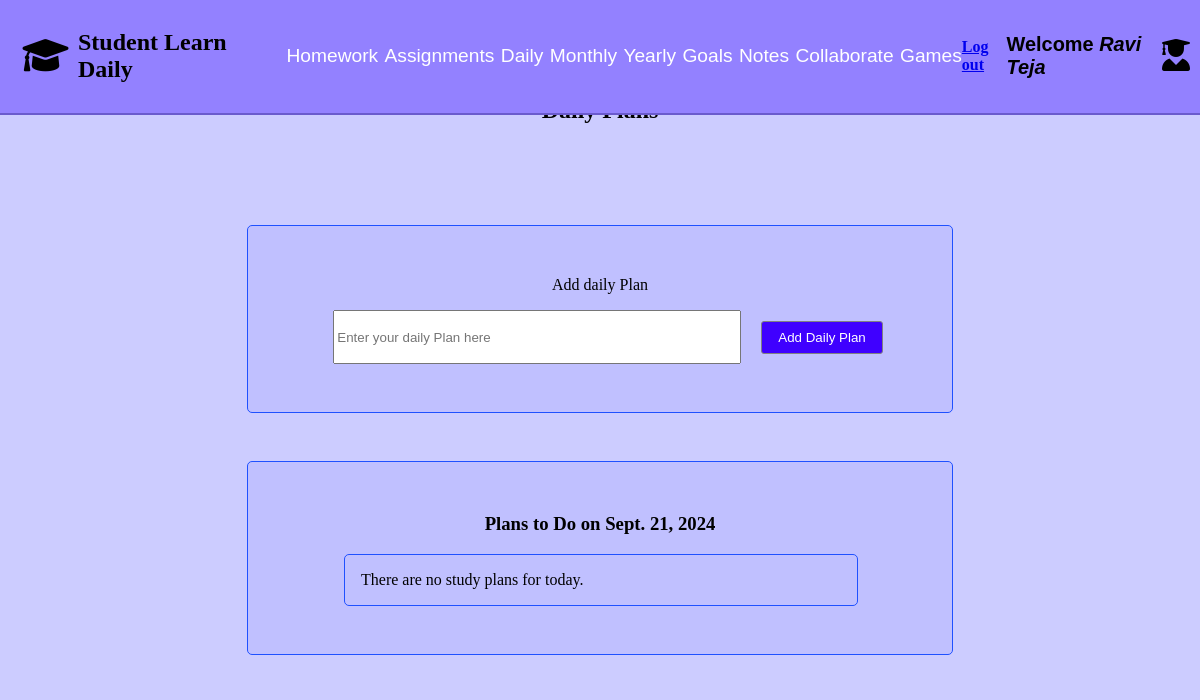
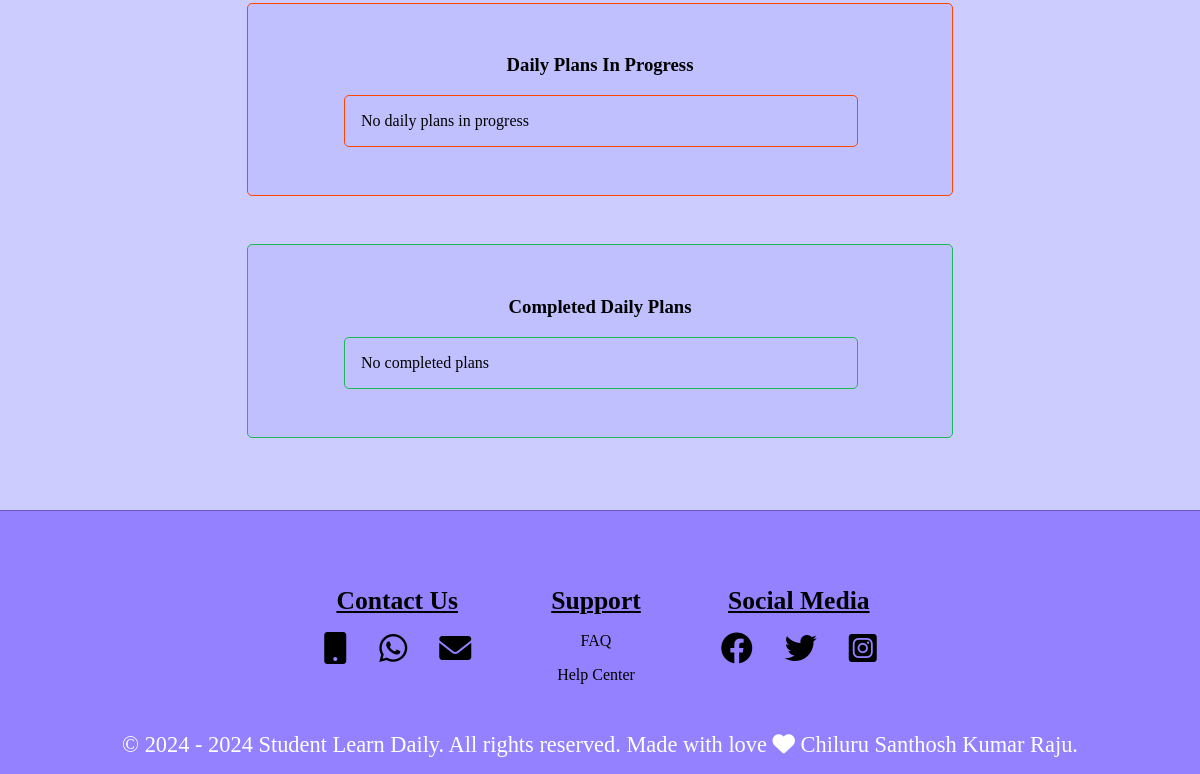
/studentdailypage/7, run on an earlier commit of the app's database (2 pictures, top to bottom).
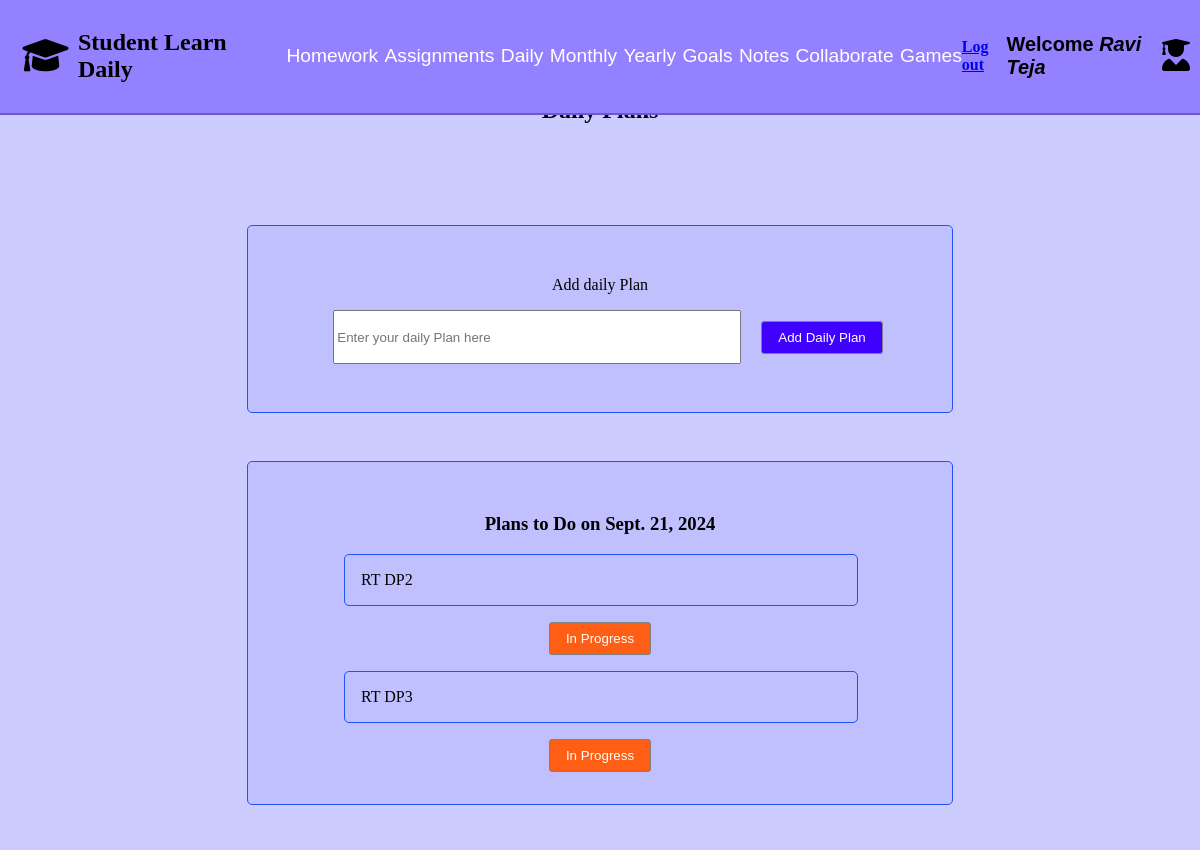
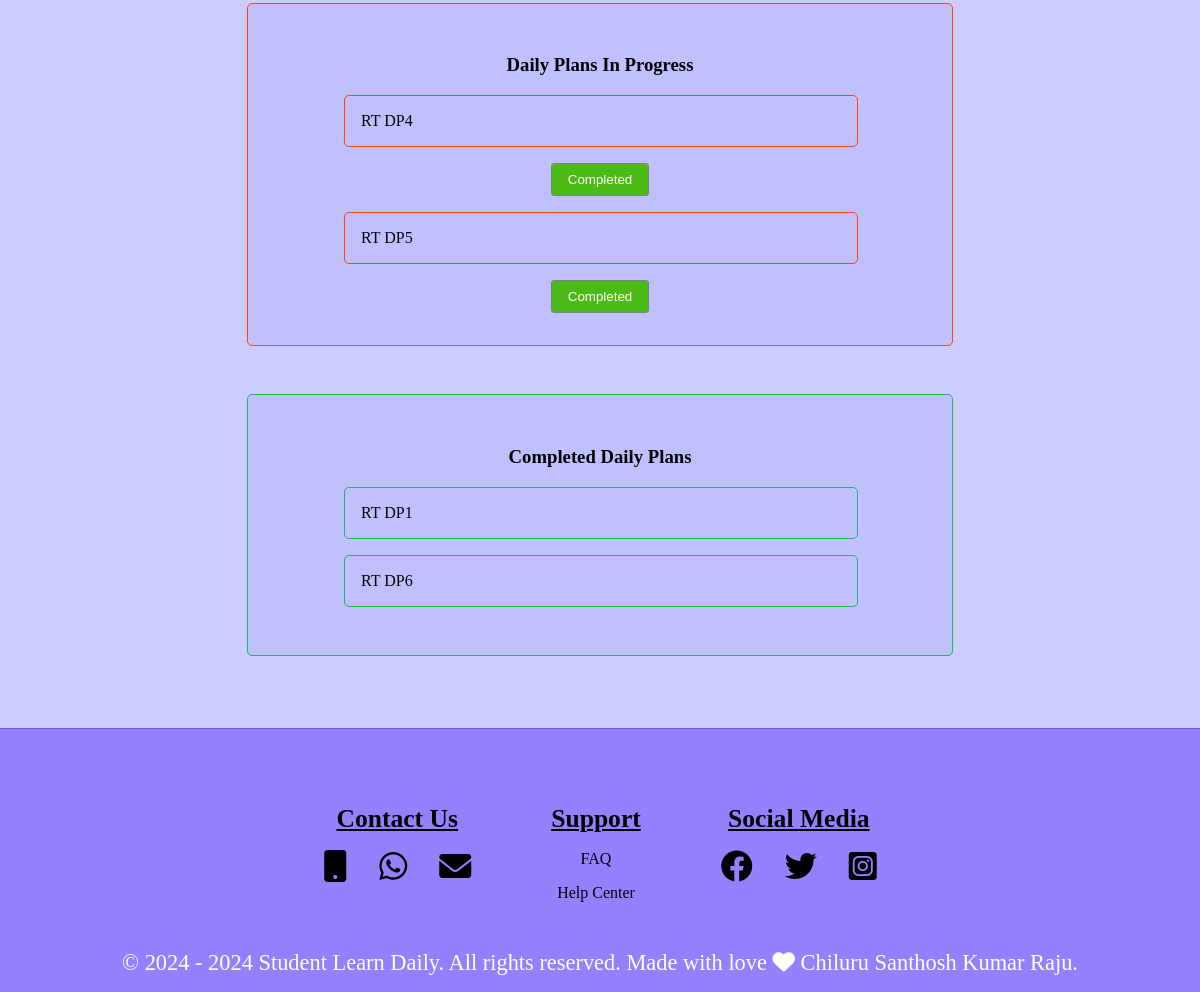
And on a later commit of the database (2 pictures, top to bottom).
### studentdailyapp/models.py (models this page shows, shortened)
class studentdailymodel(models.Model):
    student = models.ForeignKey(StudentRegistrationModel,on_delete=models.CASCADE,null=True,related_name='dailyplans')
    daily_plan = models.TextField(null=True)
    daily_status = models.CharField(max_length=500,null=True,default="To do")

### studentdailyapp/views.py (the view)
# urls.py: path('studentdailypage/<int:student_id>',views.studentdailypage,name='studentdailypage')
def studentdailypage(request,student_id):
    student = get_object_or_404(StudentRegistrationModel, id=student_id)
    student_name = f"{student.first_name} {student.last_name}"
    dailyplans = studentdailymodel.objects.all()
    form = studentdailyplan(request.POST or None)
    today_date = datetime.date.today()
    daily_plan_to_do = studentdailymodel.objects.filter(student=student,daily_status='To do')
    daily_plans_in_progress = studentdailymodel.objects.filter(student=student,daily_status = 'In Progress')
    daily_plans_completed = studentdailymodel.objects.filter(student = student,daily_status='Completed')
    if request.method == 'POST':
        if 'adddailyplan' in request.POST:
            if form.is_valid():
                daily_plan = form.save(commit=False)
                daily_plan.student = student
                daily_plan.save()
                messages.success(request,'Daily plan added successfully.')
                return redirect('studentdailypage',student_id=student_id)
            else:
                messages.error(request,'Form is not valid')
        if 'daily_plan_in_progress' in request.POST:
            daily_plan_id = request.POST.get('daily_id')
            if daily_plan_id:
                daily_plan = get_object_or_404(studentdailymodel,id = daily_plan_id,student=student)
                daily_plan.daily_status = "In Progress"
                daily_plan.save()
                messages.success(request,'Daily plan status updated to In Progress')
                return redirect('studentdailypage',student_id=student_id)
        if 'daily_plan_complete' in request.POST:
            daily_plan_id = request.POST.get('daily_id')
            if daily_plan_id:
                daily_plan = get_object_or_404(studentdailymodel,id = daily_plan_id,student = student)
                daily_plan.daily_status = "Completed"
                daily_plan.save()
                messages.success(request,'Daily plan status updated to Completed')
                return redirect('studentdailypage',student_id=student_id)
    else:
        form = studentdailyplan()
    return render(request,'studentdaily.html',{'student_id':student_id,'student_name':student_name,'form':form,'today_date':today_date,'daily_plan_to_do':daily_plan_to_do,'daily_plans_in_progress':daily_plans_in_progress,'daily_plans_completed':daily_plans_completed})

### studentdailyapp/forms.py
class studentdailyplan(forms.ModelForm):
    class Meta:
        model = studentdailymodel
        fields = ['daily_plan',]
        widgets = {'daily_plan':forms.TextInput(attrs={'placeholder': 'Enter your daily Plan here', 'class': 'Add-daily-plan-input-box'})}

### context_processors/user_context.py (called while the page is built)
def student_context(request):
    student_name = ""
    student_id = request.session.get('student_id')
    if student_id:
        try:
            student = StudentRegistrationModel.objects.get(pk=student_id)
            student_name = f"{student.first_name} {student.last_name}"
        except StudentRegistrationModel.DoesNotExist:
            student_name = ""
    return {
        'student_name': student_name
    }

### Student_Learn_Daily_Project/templates/studentdaily.html (shortened to what this page needs)
{% extends "studentloginbase.html" %}
{% load static %}
{% block css %}
<link rel="stylesheet" href="{% static 'studentdaily.css' %}">
    <link rel="stylesheet" href="https://cdnjs.cloudflare.com/ajax/libs/font-awesome/6.0.0-beta3/css/all.min.css">
    <link rel="stylesheet" href="https://cdnjs.cloudflare.com/ajax/libs/toastr.js/latest/toastr.min.css">
{% endblock css %}
{% block content %}
<section id="student-daily-plan-id" class="Student-daily-plan-section">
    <h2 class="student-daily-heading">Daily Plans</h2>
    <div class="add-daily-plan-form">
        <form class="add-daily-plan-submit-form" method="post">
            <label for="Adname">Add daily Plan</label><br>
            {{ form.daily_plan }}
            <input type="submit" name="adddailyplan" value="Add Daily Plan" class="add-daily-plan-button">
        </form>
    </div>
    <div class="daily-plans-to-do">
        <h3 class="daily-plans-to-do-heading">Plans to Do on {{ today_date }} </h3>
        <div>
            {% if daily_plan_to_do %}
             {% for daily_plan_td in daily_plan_to_do %}
             <p class="daily-plans-to-do-list-p"> {{ daily_plan_td.daily_plan }} </p>
             <form method="post">
                <button type="submit" class="daily-plans-to-do-in-progress-btn" name="daily_plan_in_progress">In Progress</button>
            </form>
            {% endfor %}
            {% else %}
            <p class="daily-plans-to-do-list-p">There are no study plans for today.</p>
            {% endif %}
        </div>
    </div>
    <div class="daily-plan-in-progress">
        <h3 class="daily-plan-in-progress-heading">Daily Plans In Progress</h3>
        <div>
            {% if daily_plans_in_progress %}
            {% for daily_plan_in_p in daily_plans_in_progress  %}
            <p class="daily-plan-in-progress-list-p">  {{ daily_plan_in_p.daily_plan  }} </p>
            <form method="post">
            <button type= "submit" class="daily-plan-complete-btn" name = "daily_plan_complete">Completed</button>
          </form>
            {% endfor %}
            {% else %}
            <p class="daily-plan-in-progress-list-p">No daily plans in progress</p>
            {% endif %}
        </div>
    </div>
    <div class="daily-plans-all-completed">
        <h3 class="assignments-all-completed-heading">Completed Daily Plans</h3>
        <div>
            {% if daily_plans_completed %}
            {% for daily_plan_completed in daily_plans_completed %}
            <p class="daily-plans-completed-list-p"> {{ daily_plan_completed.daily_plan }}  </p>
            {% endfor %}
            {% else %}
            <p class="daily-plans-completed-list-p">No completed plans</p>
            {% endif %}
        </div>
    </div>
</section>
{% endblock content %}

What changed in the data, as far as the page shows it:
added studentdailymodel: daily_plan "RT DP2", shown under "Plans to Do on Sept. 21, 2024"
added studentdailymodel: daily_plan "RT DP3", shown under "Plans to Do on Sept. 21, 2024"
added studentdailymodel: daily_plan "RT DP4", shown under "Daily Plans In Progress"
added studentdailymodel: daily_plan "RT DP5", shown under "Daily Plans In Progress"
added studentdailymodel: daily_plan "RT DP1", shown under "Completed Daily Plans"
added studentdailymodel: daily_plan "RT DP6", shown under "Completed Daily Plans"
Also different on the page:
text no longer shown: "There are no study plans for today. No daily plans in progress No completed plans"
